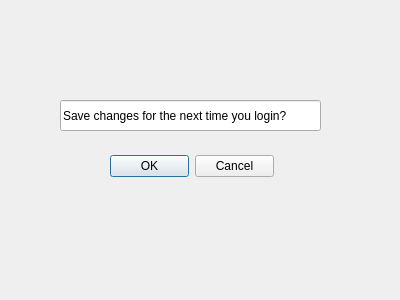
<?xml version="1.0" encoding="UTF-8"?>
<ui version="4.0">
 <class>savechanges</class>
 <widget class="QDialog" name="savechanges">
  <property name="geometry">
   <rect>
    <x>0</x>
    <y>0</y>
    <width>400</width>
    <height>300</height>
   </rect>
  </property>
  <property name="windowTitle">
   <string>Dialog</string>
  </property>
  <widget class="QDialogButtonBox" name="save">
   <property name="geometry">
    <rect>
     <x>110</x>
     <y>150</y>
     <width>164</width>
     <height>32</height>
    </rect>
   </property>
   <property name="standardButtons">
    <set>QDialogButtonBox::Cancel|QDialogButtonBox::Ok</set>
   </property>
  </widget>
  <widget class="QLineEdit" name="lineEdit">
   <property name="geometry">
    <rect>
     <x>60</x>
     <y>100</y>
     <width>261</width>
     <height>31</height>
    </rect>
   </property>
   <property name="text">
    <string>Save changes for the next time you login?</string>
   </property>
  </widget>
 </widget>
 <resources/>
 <connections/>
</ui>
